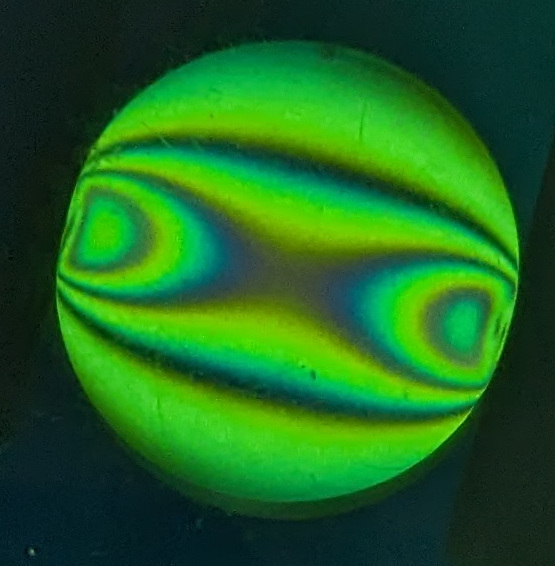
#> input picture Amitesh-fringes.jpg, 555 x 566 px
$ jupyter execute --allow-errors GranImage_Day6_Photoelastimetry.ipynb   (shell and % lines are left out)
#> lines starting #> are read from the running program, lines starting #| are printed output that depends on the picture
###### Imaging Methods in Granular & Complex Fluids
# Day 6: Photoelastimetry

Karen Daniels, Distinguished Professor of Physics, NC State University kdaniel@ncsu.edu

Visiting Fulbright-Nehru Scholar, IISc Civil Engineering, September 2023 to January 2024

## Learning objectives

* explain how photoelasticity arises from elasticity and optics, related via the stress-optic coefficient
* for a known set of vector contact forces on a disk, graph an image of what the photoelastic fringe pattern would be
* start solving the inverse problem (by hand) for your own photoelastic image of a disk
* discuss tips and techniques for utilizing these methods in a laboratory context

# Pre-class

* *Note:* last week's class provides important background for this week's class: please go through those materials if Diwali kept you away for the week. We’ll get you caught up on the laboratory portions this week as we review that material in a new context.
* *Pre-class reading:* https://photoelasticity.net/inverse-analysis/ (and any other sections that look interesting)
* *Bring:* your photoelastic images from last week
* *Do ahead:* add a slide to this [Slide Deck of Introductions](https://docs.google.com/presentation/d/1j8fY-xa7uvxdcrnxsnfIqLDQw1hgo5-AknLChOpNZYg/edit#slide=id.p) + add `opencv` to your python installation
* Access to files in Day 6 Folder (download .zip file to your computer)

# In-Class


## Photoelasticity

The single-particle-sized polariscopes we made last week can be scaled up to work in a laboratory context, up to thousands of grain (given good enough image-resolution). Here's an example:

The image on the left is taken through a darkfield polarisope with circular polarizers/analyzers. The image on the right is a *pseudo-image* created from a list of all contact centers, all contact points between grains, and the vector force at each of those contact points. How is this done?

## Stress-induced birefringence

Most polymers have the proporty that their index of refraction (at any point in the material) is modified in the presence of stresses. In many case, the relationship between components of stress tensor ${\bf sigma}$ and refractive index $n$ is linear, such that difference between these values between along the two eigenvalues $(1,2)$ of the stress tensor is given by

$$ n_1 - n_2 = C (\sigma_1 - \sigma_2).$$

The quantity $C$ is a material property of the medium, and is given the name *stress-optic coefficient*. They key optics result we'll rely on is that the relative phase shift of wave components along these two directions can be calculated from

$$\theta = \frac{2 \pi C h}{\lambda} (\sigma_1 - \sigma_2)$$

where the path length of the light through the medium is $h$ and the wavelength of the light is $\lambda$.  Also, this factor of $1/\lambda$ is the key reason we want to use monochromatic light in our experiments (or else use a single color-channel of our camera), but in reality $C = C(\lambda)$ as well.

The intensity $I$ of light is given by the sqaure of the magnitude of the the transmitted light wave $sin(\frac{\theta}{2})$, so that

$$ I \propto \sin^2 \left[ \frac{\pi}{F_\sigma} (\sigma_1 - \sigma_2) \right] $$

and we've collected the values $F_\sigma = \frac{C h}{\lambda}$ into a single number which is typically constant for a given experiment (same particles, same lighting).

Note that because inverting the $\sin^2$ function is not single-valued, we can take a known stress difference and directly calculate changes in the transmitted light intensity, but the inverse problem does not have an anlytical solution. Therefore, we will first demonstrate the forward problem, and then talk about methods for solving the inverse problem (which is what is needed in a laboratory context).

## Stress field on a loaded disk

Classical elasticity theory provides a solutions for point loads along the boundary of a disk of diameter $d$. We will assume the following in writing this analytically: (1) torque and force balance; (2) linear elasticity; (3) plane strain; (4) compatibility: no gaps/overlaps;  (5) no body-force.

Under these assumptions, the solution for $N$ point forces on a disk  is
$$ \sigma_{rr} = - \sum_{i=1}^N \frac{2 f_i}{\pi R}\frac{\cos \theta_i}{r_i}+\sum_{i=1}^N \frac{f_i}{\pi R}\cos\alpha_i $$
where the coordinate system is given in this schematic. Vector ${\vec r}_i$ (magnitude $r_i$) is the location of each contact and ${\vec f}_i$ (magnitude $f_i$) is the force on that contact, with $\theta_i$ the angle between these two vectors. All  other components of $\sigma$ are zero. (see Daniels et al. 2017 for a derivation).

## Graphing the transmitted light

To plot an image of the transmitted light there requires two steps: (1) write a grid of pixels across the disk, apply the contact forces, and calculate $\sigma_1 - \sigma_2$ at each pixel; (2) calculate the relative intensity from the stress-optic equation.

To do this you will need to know the stress-optic coefficient for your material. The particles we used last week were made from ClearFlex 50, which we have previously measured to have a $C \approx 2500$ Brewsters (1 Br = $10^{12}$~m$^2$/N).

To perform this calculation, we will use some code written by Jack Featherstone, released on [GitHub](https://github.com/Jfeatherstone/pepe) as the Python package PePe: https://jfeatherstone.xyz/pepe/pepe/. So that we can perform these calculation in a single notebook, I have copied the functions we need into the file `pepe-excerpts.py`, and we'll run them in the cell below.

[cell 1]
import numpy as np              # for scientific calculations
import matplotlib.pyplot as plt # for plotting
import skimage                  # for image-processing
import imageio                  # for reading/writing images
from skimage.util import img_as_ubyte
from matplotlib.patches import Circle

#!python pepe-excerpts.py

This next cell sets the parameters for your image. For the moment, I am using some default values to get you started, but they're not unreasonable. You can play with all of these parameters to see what they do, for instance:
* making more/fewer contacts
* reducing the size of the particle
* changing the spacing of contact
* adding some tangential force
* setting `brightfield=True`
* changing $F_\sigma$

Also to think about:
* what effect will camera resolution have on interpretation of such pictures?
* why do we want to use monochromatic light?

[cell 2]
pxPerMeter = 10000.
imageShape = (500,500)
center = np.array([imageShape[0]/2, imageShape[1]/2], dtype=np.int64)
radius = 200.
numForces = 3
fSigma = 100.
brightfield = False

[cell 3]
# these use the same coordinate system described above.
forces = np.zeros(numForces) + .2  # in Newtons
alphas = np.zeros(numForces)  #alpha = 0 means no tangential force
betas = 2*np.pi*np.arange(numForces)/numForces # 2pi/N = equall-spaced contacts

alphas[2] = 0.5 #give one of the contact forces a non-normal direction

#> (the rest of this cell did not finish here and is left out)

## Try to find a set of forces that fit your own image

Next, change the code below to be approximately correct for the images you took last week (or the one I put here). Keep fiddling with the values until you get one that's at least sort of reasonable. What forces did you find? Is there any tangential force detectable, from friction?

[cell 4]
pxPerMeter = 10000.
imageShape = (500,500)
center = np.array([imageShape[0]/2, imageShape[1]/2], dtype=np.int64)
radius = 200.
numForces = 3
#h =
#C =
#lambda =
fSigma = 100.  # = do a calculation here instead, based on the numbers above
brightfield = False

[cell 5]
forces = np.zeros(numForces) + .2
alphas = np.zeros(numForces)
betas = 2*np.pi*np.arange(numForces)/numForces

myimage = skimage.io.imread('Amitesh-fringes.jpg')
#> myimage is the input picture: shape (566, 555, 3); mean R, G, B 29.7, 101.8, 32.8
myimage = img_as_ubyte(myimage[:,:,1])  #gets the green channel only
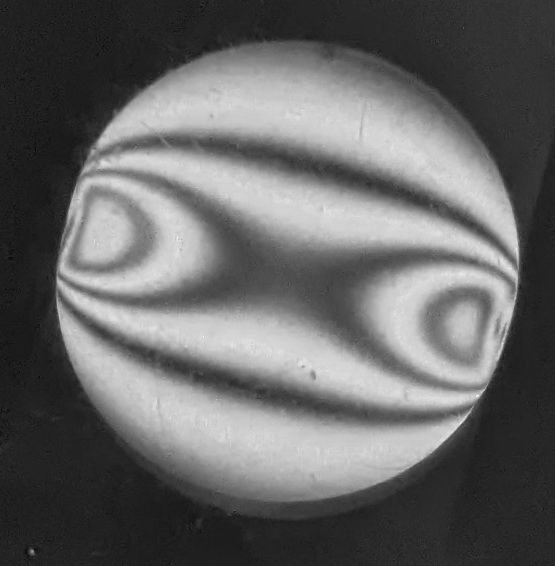
#> myimage: shape (566, 555); min 5, max 255, mean 101.8

#> (the rest of this cell did not finish here and is left out)
